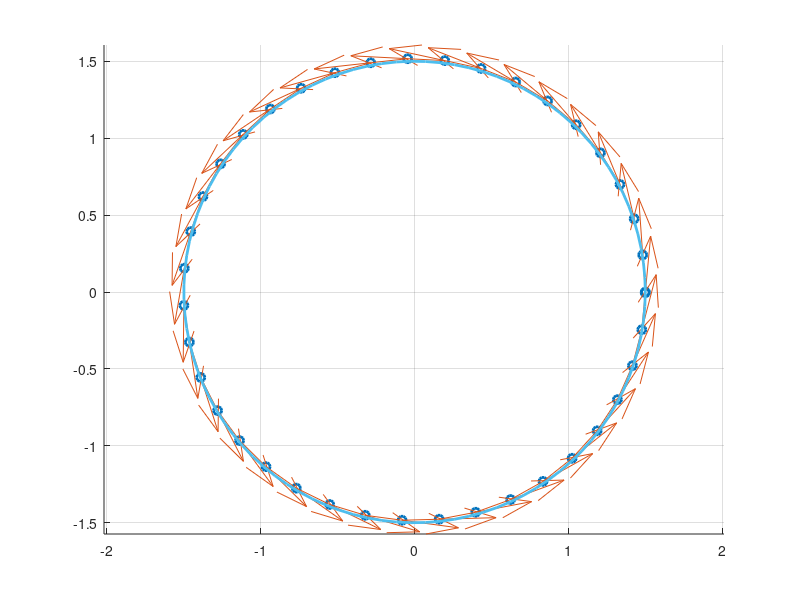
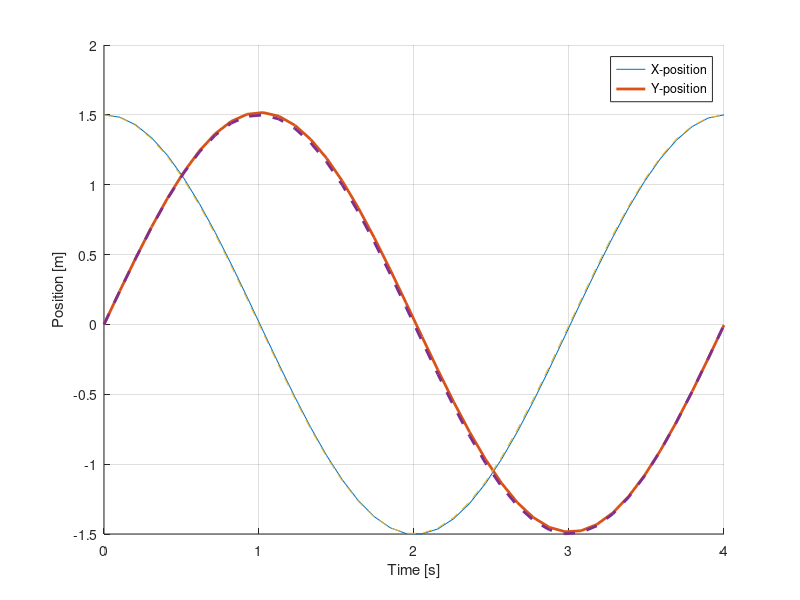
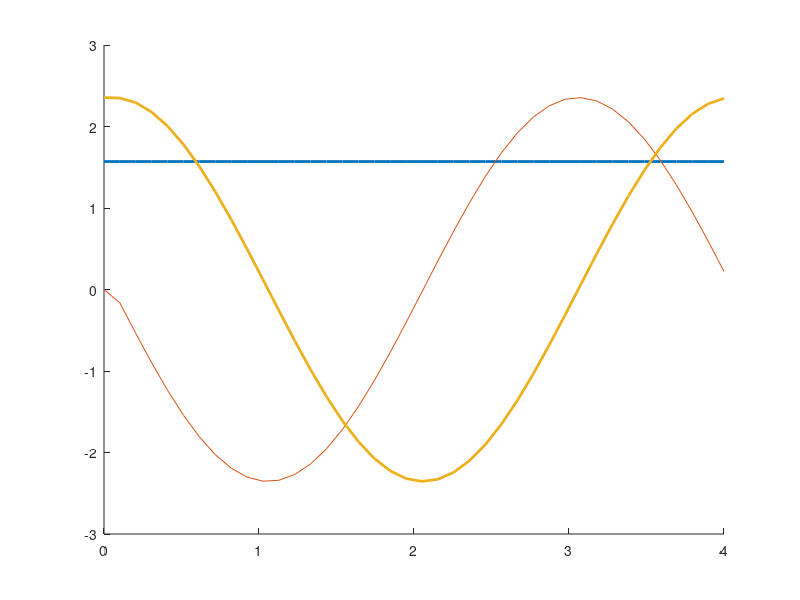

Here is the MATLAB script that generated these plots, in order:

thd = [linspace(1.26,1.26,250),... 
    linspace(-0.31,-0.31,500),...
    linspace(1.885,1.885,250)];
T = linspace(0,10,length(thd));

thd = linspace(1.57,1.57,40);
T = linspace(0,4,length(thd));
f = length(thd) / T(end)

R = 1.5;

X = zeros(size(T));
Y = zeros(size(T));
TH = zeros(size(T));

Vx = zeros(size(T));
Vy = zeros(size(T));

Vx(1) = -R * sin(0)*thd(1);
Vy(1) =  R * cos(0)*thd(1);

X(1) = R;
Y(1) = 0;
TH(1) = 0;

dlt = 0.07;
 
for i = 2:length(T)
          
    %
    dT = T(i)-T(i-1);

    
    Vx(i) = -R * sin(TH(i-1)+dlt)*thd(i);
    Vy(i) =  R * cos(TH(i-1)+dlt)*thd(i);
    
   
    X(i)  = X(i-1) + Vx(i) * dT;
    Y(i)  = Y(i-1) + Vy(i) * dT;
    TH(i) = TH(i-1) + thd(i) * dT;   

end

xc = R * cosd(linspace(0,360));
yc = R * sind(linspace(0,360));

Xp = R * cos(TH);
Yp = R * sin(TH);

Ract = sqrt(X.^2 + Y.^2);

figure(39)
clf
hold all
plot(X,Y,'o','Linewidth',2)
quiver(X(1:end-1),Y(1:end-1),diff(X),diff(Y))
plot(xc,yc,'Linewidth',2)

axis equal
grid on

figure(40)
clf
hold all
plot(T,X,T,Y,'Linewidth',2)
plot(T,Xp,'--',T,Yp,'--','Linewidth',2)
grid on
xlabel('Time [s]')
ylabel('Position [m]')
legend({'X-position','Y-position'})

figure(41)
clf
hold all
plot(T,thd,'Linewidth',2)
plot(T,Vx,T,Vy,'Linewidth',2)

